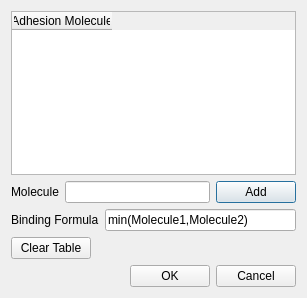
<?xml version="1.0" encoding="UTF-8"?>
<ui version="4.0">
 <class>AdhesionFlexDlg</class>
 <widget class="QDialog" name="AdhesionFlexDlg">
  <property name="geometry">
   <rect>
    <x>0</x>
    <y>0</y>
    <width>307</width>
    <height>298</height>
   </rect>
  </property>
  <property name="windowTitle">
   <string>Please define adhesion molecules</string>
  </property>
  <layout class="QVBoxLayout" name="verticalLayout_2">
   <item>
    <widget class="QTableWidget" name="afTable">
     <property name="enabled">
      <bool>true</bool>
     </property>
     <property name="baseSize">
      <size>
       <width>256</width>
       <height>171</height>
      </size>
     </property>
     <column>
      <property name="text">
       <string>Adhesion Molecule</string>
      </property>
     </column>
    </widget>
   </item>
   <item>
    <layout class="QVBoxLayout" name="verticalLayout">
     <item>
      <layout class="QHBoxLayout" name="horizontalLayout">
       <item>
        <widget class="QLabel" name="label_9">
         <property name="text">
          <string>Molecule</string>
         </property>
        </widget>
       </item>
       <item>
        <widget class="QLineEdit" name="afMoleculeLE">
         <property name="toolTip">
          <string>Specify names of the adhesion molecules you want to use int he simulation</string>
         </property>
         <property name="text">
          <string/>
         </property>
        </widget>
       </item>
       <item>
        <widget class="QPushButton" name="afMoleculeAddPB">
         <property name="text">
          <string>Add</string>
         </property>
        </widget>
       </item>
      </layout>
     </item>
     <item>
      <layout class="QHBoxLayout" name="horizontalLayout_2">
       <item>
        <widget class="QLabel" name="label_10">
         <property name="text">
          <string>Binding Formula</string>
         </property>
        </widget>
       </item>
       <item>
        <widget class="QLineEdit" name="bindingFormulaLE">
         <property name="toolTip">
          <string>This is binary function that takes atwo arguments -  Molecule1 and Molecule2. The allowed functions are those given by muParser - see http://muparser.sourceforge.net/</string>
         </property>
         <property name="text">
          <string>min(Molecule1,Molecule2)</string>
         </property>
        </widget>
       </item>
      </layout>
     </item>
     <item>
      <layout class="QHBoxLayout" name="horizontalLayout_4">
       <item>
        <widget class="QPushButton" name="clearAFTablePB">
         <property name="text">
          <string>Clear Table</string>
         </property>
        </widget>
       </item>
       <item>
        <spacer name="horizontalSpacer_2">
         <property name="orientation">
          <enum>Qt::Horizontal</enum>
         </property>
         <property name="sizeHint" stdset="0">
          <size>
           <width>40</width>
           <height>20</height>
          </size>
         </property>
        </spacer>
       </item>
      </layout>
     </item>
    </layout>
   </item>
   <item>
    <layout class="QHBoxLayout" name="horizontalLayout_3">
     <item>
      <spacer name="horizontalSpacer">
       <property name="orientation">
        <enum>Qt::Horizontal</enum>
       </property>
       <property name="sizeHint" stdset="0">
        <size>
         <width>40</width>
         <height>20</height>
        </size>
       </property>
      </spacer>
     </item>
     <item>
      <widget class="QPushButton" name="okPB">
       <property name="text">
        <string>OK</string>
       </property>
      </widget>
     </item>
     <item>
      <widget class="QPushButton" name="cancelPB">
       <property name="text">
        <string>Cancel</string>
       </property>
      </widget>
     </item>
    </layout>
   </item>
  </layout>
 </widget>
 <resources/>
 <connections>
  <connection>
   <sender>okPB</sender>
   <signal>clicked()</signal>
   <receiver>AdhesionFlexDlg</receiver>
   <slot>accept()</slot>
   <hints>
    <hint type="sourcelabel">
     <x>183</x>
     <y>273</y>
    </hint>
    <hint type="destinationlabel">
     <x>112</x>
     <y>266</y>
    </hint>
   </hints>
  </connection>
  <connection>
   <sender>cancelPB</sender>
   <signal>clicked()</signal>
   <receiver>AdhesionFlexDlg</receiver>
   <slot>reject()</slot>
   <hints>
    <hint type="sourcelabel">
     <x>277</x>
     <y>271</y>
    </hint>
    <hint type="destinationlabel">
     <x>237</x>
     <y>230</y>
    </hint>
   </hints>
  </connection>
 </connections>
</ui>
